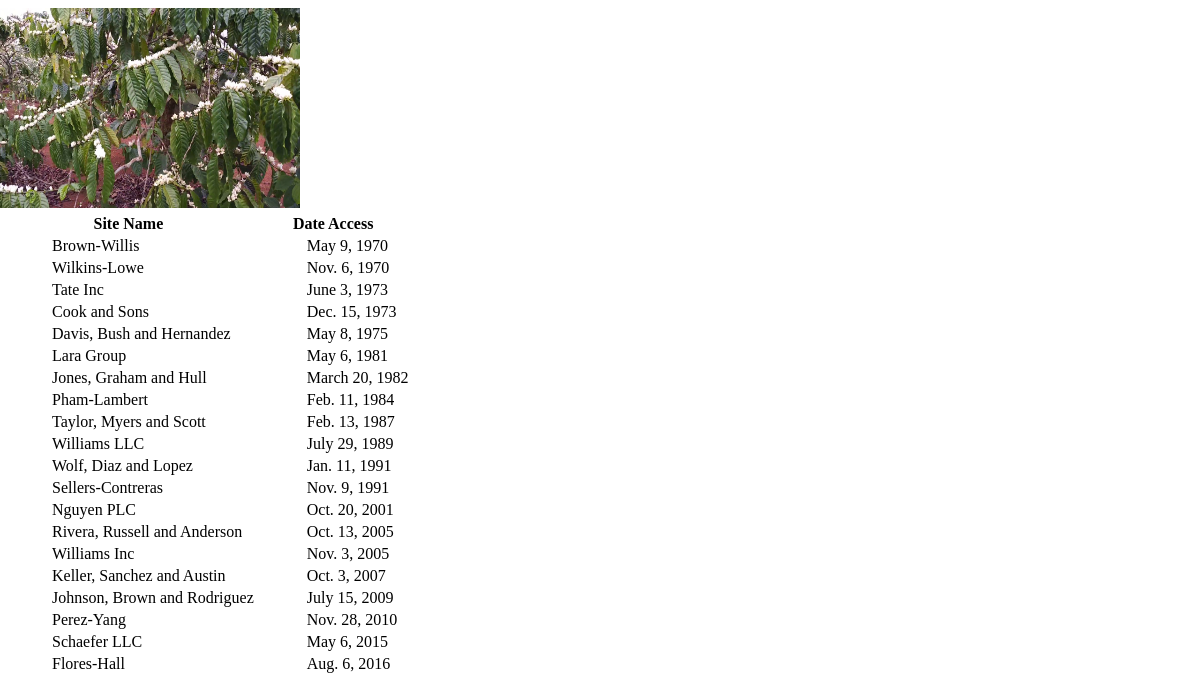
The page / on the database its author committed.
### first_app/models.py (models this page shows, shortened)
class AccessRecord(models.Model):
    name = models.ForeignKey(Webpage,on_delete=models.PROTECT)
    date = models.DateField()

class Webpage(models.Model):
    topic = models.ForeignKey(Topic,on_delete=models.PROTECT)
    name = models.CharField(max_length=264,unique=True)
    url = models.URLField(unique=True)
    def __str__(self):
        return self.name

### first_app/views.py (the view)
# urls.py: re_path(r'^$',views.index,name = 'index'),
def index(request):
    Acc_list = AccessRecord.objects.order_by('date')
    data = {'web_list': Acc_list,
    }
    return render(request,'index.html',context=data)

### templates/index.html (shortened to what this page needs)
{% load static %}
<!DOCTYPE html>
  <html lang="en" dir="ltr">
  <link rel="stylesheet" href=" {%static "css/style.css" %}">
  <head>
  </head>
  <body>
      <img src="{% static "images/1.jpg" %}" alt="" class="width: 300px; height:150px">
      {% if web_list %}
        <table>
          <thead>
            <th>Site Name</th>
            <th>Date Access</th>
          </thead>
        {% for acc in web_list %}
          <tr>
            <td>{{acc.name}}</td>
            <td>{{acc.date}}</td>
          </tr>
        {% endfor %}
      </table>
      {% endif %}
  </body>
</html>

### static/css/style.css (style rules this page uses)
body { margin-left: auto !important; margin-right: auto !important; padding-left: auto !important; padding-right: auto !important; }
img { width: 300px; height: 200px; }
td { padding-left: 50px; }

### rows shown on the page
AccessRecord: name "Brown-Willis", date "May 9, 1970"
AccessRecord: name "Wilkins-Lowe", date "Nov. 6, 1970"
AccessRecord: name "Tate Inc", date "June 3, 1973"
AccessRecord: name "Cook and Sons", date "Dec. 15, 1973"
AccessRecord: name "Davis, Bush and Hernandez", date "May 8, 1975"
AccessRecord: name "Lara Group", date "May 6, 1981"
AccessRecord: name "Jones, Graham and Hull", date "March 20, 1982"
AccessRecord: name "Pham-Lambert", date "Feb. 11, 1984"
AccessRecord: name "Taylor, Myers and Scott", date "Feb. 13, 1987"
AccessRecord: name "Williams LLC", date "July 29, 1989"
AccessRecord: name "Wolf, Diaz and Lopez", date "Jan. 11, 1991"
AccessRecord: name "Sellers-Contreras", date "Nov. 9, 1991"
AccessRecord: name "Nguyen PLC", date "Oct. 20, 2001"
AccessRecord: name "Rivera, Russell and Anderson", date "Oct. 13, 2005"
AccessRecord: name "Williams Inc", date "Nov. 3, 2005"
AccessRecord: name "Keller, Sanchez and Austin", date "Oct. 3, 2007"
AccessRecord: name "Johnson, Brown and Rodriguez", date "July 15, 2009"
AccessRecord: name "Perez-Yang", date "Nov. 28, 2010"
AccessRecord: name "Schaefer LLC", date "May 6, 2015"
AccessRecord: name "Flores-Hall", date "Aug. 6, 2016"
